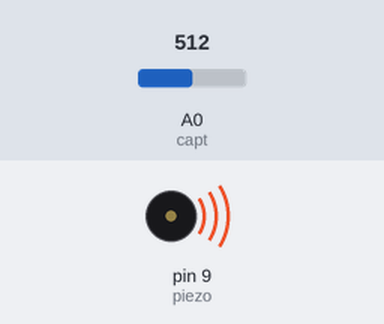
A sketch run on a simulated Arduino Uno, built with avr-gcc and run on an emulated ATmega328P. Parts: buzzer (waves = sounding). Inputs (shaded band) come from the test bench; at power-on: A0 (capt) = 512.

Above: at 1.2 s.
1.3 s: A0 (capt) set to 1010
At 2.4 s:
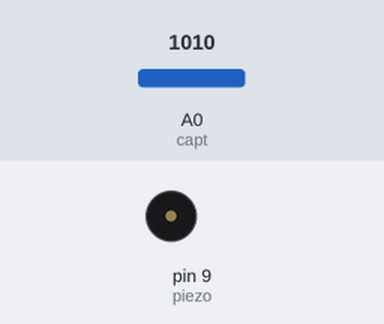
2.8 s: A0 (capt) set to 990
At 3.5 s:
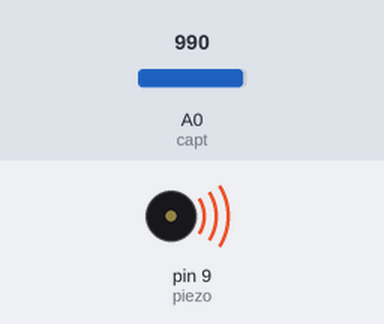
4.3 s: A0 (capt) set to 1023
At 4.6 s:
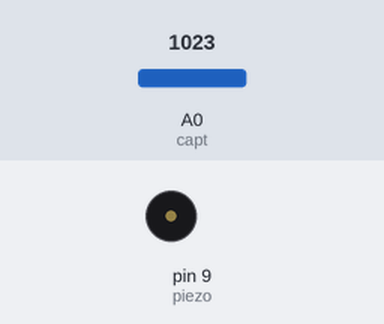
Timing chart, 0 to 7.3 s (numbered marks = the images above; inputs shaded):
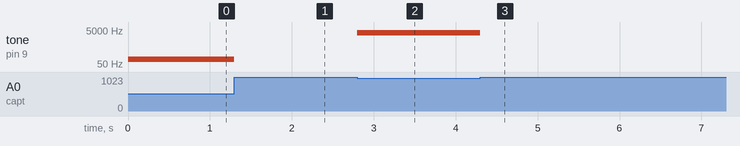

Measured:
- after the input at 1.3 s, tone on pin 9 (piezo): 92 Hz → silent at once
- after the input at 2.8 s, tone on pin 9 (piezo): silent → 3520 Hz at once
- after the input at 4.3 s, tone on pin 9 (piezo): 3520 Hz → silent at once

The sketch:

crayon-sonore.ino
```cpp
// #define SERIAL_DEBUG

const int capt = A0;
const int piezo = 9;

const int maxStylo = 1000;
// adjust the minimum according to the values read in serial terminal
const int minStylo = 700;

const int ambitusStylo = maxStylo - minStylo;
float stylo = 0;

// MIDI notes (69 <=> 440 Hz)
float ambitus = 66;
float offset = 42;

void setup() {
  pinMode(piezo,OUTPUT);
  pinMode(A0,INPUT);

#ifdef SERIAL_DEBUG
  Serial.begin(9600);
#endif
}

void loop() {
  stylo = analogRead(capt);

#ifdef SERIAL_DEBUG
  Serial.println(stylo);
#endif

  if (stylo <= maxStylo) {
    // convertit l'entrée analog in en MIDI (normalisation puis conversion)

    // Normalisation et mise à l'échelle :
    // stylo = pow(stylo / (float) maxStylo, 1.f) * ambitus + offset;
    stylo = stylo > minStylo ? stylo : minStylo;
    stylo = pow((stylo - minStylo) / (float) ambitusStylo, 1.f) * ambitus + offset;

    // Conversion MIDI en frequence
    // stylo = (exp(0.057762265) * stylo * 69) / 440;
    // ou :
    // Fonction carré pour privilégier les fréquences graves
    // stylo = 440.f * pow(2.f, (stylo - 69.f) / 12.f);
    // caster stylo en int pour un rendu chromatique
    stylo = 440.f * pow(2.f, ((int) stylo - 69.f) / 12.f);

    tone(piezo, stylo);
  } else {
    //coupe si trop loin
    noTone(piezo);
  }
}
```
